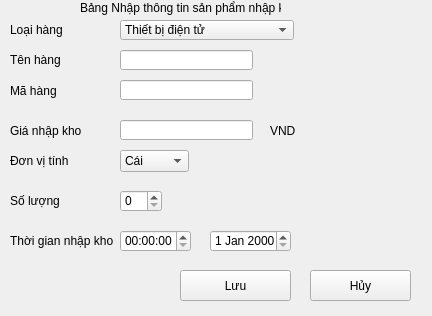
<?xml version="1.0" encoding="UTF-8"?>
<ui version="4.0">
 <class>nhapkho</class>
 <widget class="QMainWindow" name="nhapkho">
  <property name="geometry">
   <rect>
    <x>0</x>
    <y>0</y>
    <width>432</width>
    <height>316</height>
   </rect>
  </property>
  <property name="windowTitle">
   <string>MainWindow</string>
  </property>
  <widget class="QWidget" name="centralwidget">
   <widget class="QLabel" name="lblLoaihang">
    <property name="geometry">
     <rect>
      <x>10</x>
      <y>20</y>
      <width>74</width>
      <height>20</height>
     </rect>
    </property>
    <property name="text">
     <string>Loại hàng         </string>
    </property>
   </widget>
   <widget class="QComboBox" name="cbxLoaihang">
    <property name="geometry">
     <rect>
      <x>120</x>
      <y>20</y>
      <width>174</width>
      <height>20</height>
     </rect>
    </property>
    <property name="sizePolicy">
     <sizepolicy hsizetype="Fixed" vsizetype="Fixed">
      <horstretch>0</horstretch>
      <verstretch>0</verstretch>
     </sizepolicy>
    </property>
    <item>
     <property name="text">
      <string>Thiết bị điện tử</string>
     </property>
    </item>
    <item>
     <property name="text">
      <string>Phụ kiện điện tử</string>
     </property>
    </item>
    <item>
     <property name="text">
      <string>TV &amp; Thiết bị điện gia dụng</string>
     </property>
    </item>
    <item>
     <property name="text">
      <string>Sức khoẻ và làm đẹp</string>
     </property>
    </item>
    <item>
     <property name="text">
      <string>Hàng mẹ, bé và đồ chơi</string>
     </property>
    </item>
    <item>
     <property name="text">
      <string>Siêu thị tạp hoá</string>
     </property>
    </item>
    <item>
     <property name="text">
      <string>Hàng gia dụng và đời sống</string>
     </property>
    </item>
    <item>
     <property name="text">
      <string>Thời trang nữ</string>
     </property>
    </item>
    <item>
     <property name="text">
      <string>Thời trang nam</string>
     </property>
    </item>
    <item>
     <property name="text">
      <string>Phụ kiện thời trang</string>
     </property>
    </item>
    <item>
     <property name="text">
      <string>Thể thao và du lịch</string>
     </property>
    </item>
    <item>
     <property name="text">
      <string>Ô tô, xe máy và thiết bị định vị</string>
     </property>
    </item>
   </widget>
   <widget class="QLabel" name="lblTenhang">
    <property name="geometry">
     <rect>
      <x>10</x>
      <y>50</y>
      <width>86</width>
      <height>20</height>
     </rect>
    </property>
    <property name="text">
     <string>Tên hàng             </string>
    </property>
   </widget>
   <widget class="QLineEdit" name="IEditGiaNhapK">
    <property name="geometry">
     <rect>
      <x>120</x>
      <y>120</y>
      <width>133</width>
      <height>20</height>
     </rect>
    </property>
   </widget>
   <widget class="QLineEdit" name="IEditMahang">
    <property name="geometry">
     <rect>
      <x>120</x>
      <y>80</y>
      <width>133</width>
      <height>20</height>
     </rect>
    </property>
   </widget>
   <widget class="QLineEdit" name="lEditTenhang">
    <property name="geometry">
     <rect>
      <x>120</x>
      <y>50</y>
      <width>133</width>
      <height>20</height>
     </rect>
    </property>
   </widget>
   <widget class="QLabel" name="label">
    <property name="geometry">
     <rect>
      <x>10</x>
      <y>80</y>
      <width>61</width>
      <height>21</height>
     </rect>
    </property>
    <property name="text">
     <string>Mã hàng</string>
    </property>
   </widget>
   <widget class="QLabel" name="label_2">
    <property name="geometry">
     <rect>
      <x>10</x>
      <y>120</y>
      <width>121</width>
      <height>21</height>
     </rect>
    </property>
    <property name="text">
     <string>Giá nhập kho</string>
    </property>
   </widget>
   <widget class="QLabel" name="label_3">
    <property name="geometry">
     <rect>
      <x>270</x>
      <y>120</y>
      <width>71</width>
      <height>21</height>
     </rect>
    </property>
    <property name="text">
     <string>VND</string>
    </property>
   </widget>
   <widget class="QLabel" name="label_4">
    <property name="geometry">
     <rect>
      <x>10</x>
      <y>150</y>
      <width>61</width>
      <height>21</height>
     </rect>
    </property>
    <property name="text">
     <string>Đơn vị tính</string>
    </property>
   </widget>
   <widget class="QComboBox" name="comboBox">
    <property name="geometry">
     <rect>
      <x>120</x>
      <y>150</y>
      <width>69</width>
      <height>22</height>
     </rect>
    </property>
    <item>
     <property name="text">
      <string>Cái</string>
     </property>
    </item>
    <item>
     <property name="text">
      <string>Chiếc</string>
     </property>
    </item>
    <item>
     <property name="text">
      <string>Đôi</string>
     </property>
    </item>
    <item>
     <property name="text">
      <string>Hộp</string>
     </property>
    </item>
    <item>
     <property name="text">
      <string>Chai</string>
     </property>
    </item>
    <item>
     <property name="text">
      <string>Vỉ</string>
     </property>
    </item>
    <item>
     <property name="text">
      <string>Viên</string>
     </property>
    </item>
   </widget>
   <widget class="QLabel" name="label_5">
    <property name="geometry">
     <rect>
      <x>10</x>
      <y>190</y>
      <width>61</width>
      <height>21</height>
     </rect>
    </property>
    <property name="text">
     <string>Số lượng</string>
    </property>
   </widget>
   <widget class="QSpinBox" name="soluong">
    <property name="geometry">
     <rect>
      <x>120</x>
      <y>190</y>
      <width>42</width>
      <height>22</height>
     </rect>
    </property>
   </widget>
   <widget class="QLabel" name="label_6">
    <property name="geometry">
     <rect>
      <x>10</x>
      <y>230</y>
      <width>111</width>
      <height>21</height>
     </rect>
    </property>
    <property name="text">
     <string>Thời gian nhập kho</string>
    </property>
   </widget>
   <widget class="QTimeEdit" name="timeEdit">
    <property name="geometry">
     <rect>
      <x>120</x>
      <y>230</y>
      <width>71</width>
      <height>22</height>
     </rect>
    </property>
   </widget>
   <widget class="QDateEdit" name="dateEdit">
    <property name="geometry">
     <rect>
      <x>210</x>
      <y>230</y>
      <width>81</width>
      <height>22</height>
     </rect>
    </property>
   </widget>
   <widget class="QPushButton" name="Luu">
    <property name="geometry">
     <rect>
      <x>180</x>
      <y>270</y>
      <width>111</width>
      <height>31</height>
     </rect>
    </property>
    <property name="text">
     <string>Lưu</string>
    </property>
   </widget>
   <widget class="QPushButton" name="huy">
    <property name="geometry">
     <rect>
      <x>310</x>
      <y>270</y>
      <width>101</width>
      <height>31</height>
     </rect>
    </property>
    <property name="text">
     <string>Hủy</string>
    </property>
   </widget>
   <widget class="QLabel" name="label_7">
    <property name="geometry">
     <rect>
      <x>80</x>
      <y>0</y>
      <width>201</width>
      <height>16</height>
     </rect>
    </property>
    <property name="text">
     <string>Bảng Nhập thông tin sản phẩm nhập kho</string>
    </property>
   </widget>
  </widget>
 </widget>
 <resources/>
 <connections/>
</ui>
